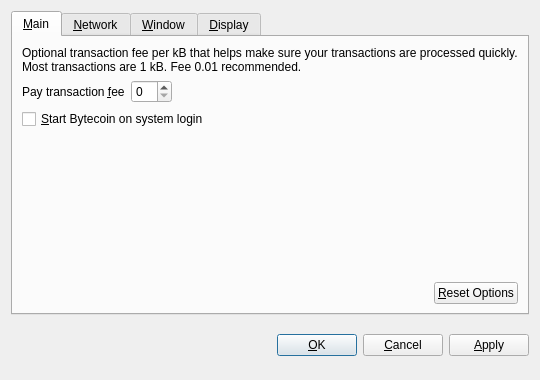
<?xml version="1.0" encoding="UTF-8"?>
<ui version="4.0">
 <class>OptionsDialog</class>
 <widget class="QDialog" name="OptionsDialog">
  <property name="geometry">
   <rect>
    <x>0</x>
    <y>0</y>
    <width>540</width>
    <height>380</height>
   </rect>
  </property>
  <property name="windowTitle">
   <string>Options</string>
  </property>
  <property name="modal">
   <bool>true</bool>
  </property>
  <layout class="QVBoxLayout" name="verticalLayout">
   <item>
    <widget class="QTabWidget" name="tabWidget">
     <property name="tabPosition">
      <enum>QTabWidget::North</enum>
     </property>
     <property name="currentIndex">
      <number>0</number>
     </property>
     <widget class="QWidget" name="tabMain">
      <attribute name="title">
       <string>&amp;Main</string>
      </attribute>
      <layout class="QVBoxLayout" name="verticalLayout_Main">
       <item>
        <widget class="QLabel" name="transactionFeeInfoLabel">
         <property name="text">
          <string>Optional transaction fee per kB that helps make sure your transactions are processed quickly. Most transactions are 1 kB. Fee 0.01 recommended.</string>
         </property>
         <property name="textFormat">
          <enum>Qt::PlainText</enum>
         </property>
         <property name="wordWrap">
          <bool>true</bool>
         </property>
        </widget>
       </item>
       <item>
        <layout class="QHBoxLayout" name="horizontalLayout_1_Main">
         <item>
          <widget class="QLabel" name="transactionFeeLabel">
           <property name="text">
            <string>Pay transaction &amp;fee</string>
           </property>
           <property name="textFormat">
            <enum>Qt::PlainText</enum>
           </property>
           <property name="buddy">
            <cstring>transactionFee</cstring>
           </property>
          </widget>
         </item>
         <item>
          <widget class="BitcoinAmountField" name="transactionFee"/>
         </item>
         <item>
          <spacer name="horizontalSpacer_1_Main">
           <property name="orientation">
            <enum>Qt::Horizontal</enum>
           </property>
           <property name="sizeHint" stdset="0">
            <size>
             <width>40</width>
             <height>20</height>
            </size>
           </property>
          </spacer>
         </item>
        </layout>
       </item>
       <item>
        <widget class="QCheckBox" name="bitcoinAtStartup">
         <property name="toolTip">
          <string>Automatically start Bitcoin after logging in to the system.</string>
         </property>
         <property name="text">
          <string>&amp;Start Bytecoin on system login</string>
         </property>
        </widget>
       </item>
       <item>
        <spacer name="verticalSpacer_Main">
         <property name="orientation">
          <enum>Qt::Vertical</enum>
         </property>
         <property name="sizeHint" stdset="0">
          <size>
           <width>20</width>
           <height>40</height>
          </size>
         </property>
        </spacer>
       </item>
       <item>
        <layout class="QHBoxLayout" name="horizontalLayout_2_Main">
         <item>
          <spacer name="horizontalSpacer_2_Main">
           <property name="orientation">
            <enum>Qt::Horizontal</enum>
           </property>
           <property name="sizeHint" stdset="0">
            <size>
             <width>40</width>
             <height>20</height>
            </size>
           </property>
          </spacer>
         </item>
         <item>
          <widget class="QPushButton" name="resetButton">
           <property name="toolTip">
            <string>Reset all client options to default.</string>
           </property>
           <property name="text">
            <string>&amp;Reset Options</string>
           </property>
           <property name="autoDefault">
            <bool>false</bool>
           </property>
          </widget>
         </item>
        </layout>
       </item>
      </layout>
     </widget>
     <widget class="QWidget" name="tabNetwork">
      <attribute name="title">
       <string>&amp;Network</string>
      </attribute>
      <layout class="QVBoxLayout" name="verticalLayout_Network">
       <item>
        <widget class="QCheckBox" name="mapPortUpnp">
         <property name="toolTip">
          <string>Automatically open the Bitcoin client port on the router. This only works when your router supports UPnP and it is enabled.</string>
         </property>
         <property name="text">
          <string>Map port using &amp;UPnP</string>
         </property>
        </widget>
       </item>
       <item>
        <widget class="QCheckBox" name="connectSocks">
         <property name="toolTip">
          <string>Connect to the Bitcoin network through a SOCKS proxy (e.g. when connecting through Tor).</string>
         </property>
         <property name="text">
          <string>&amp;Connect through SOCKS proxy:</string>
         </property>
        </widget>
       </item>
       <item>
        <layout class="QHBoxLayout" name="horizontalLayout_Network">
         <item>
          <widget class="QLabel" name="proxyIpLabel">
           <property name="text">
            <string>Proxy &amp;IP:</string>
           </property>
           <property name="textFormat">
            <enum>Qt::PlainText</enum>
           </property>
           <property name="buddy">
            <cstring>proxyIp</cstring>
           </property>
          </widget>
         </item>
         <item>
          <widget class="QValidatedLineEdit" name="proxyIp">
           <property name="maximumSize">
            <size>
             <width>140</width>
             <height>16777215</height>
            </size>
           </property>
           <property name="toolTip">
            <string>IP address of the proxy (e.g. 127.0.0.1)</string>
           </property>
          </widget>
         </item>
         <item>
          <widget class="QLabel" name="proxyPortLabel">
           <property name="text">
            <string>&amp;Port:</string>
           </property>
           <property name="textFormat">
            <enum>Qt::PlainText</enum>
           </property>
           <property name="buddy">
            <cstring>proxyPort</cstring>
           </property>
          </widget>
         </item>
         <item>
          <widget class="QLineEdit" name="proxyPort">
           <property name="maximumSize">
            <size>
             <width>55</width>
             <height>16777215</height>
            </size>
           </property>
           <property name="toolTip">
            <string>Port of the proxy (e.g. 9050)</string>
           </property>
          </widget>
         </item>
         <item>
          <widget class="QLabel" name="socksVersionLabel">
           <property name="text">
            <string>SOCKS &amp;Version:</string>
           </property>
           <property name="textFormat">
            <enum>Qt::PlainText</enum>
           </property>
           <property name="buddy">
            <cstring>socksVersion</cstring>
           </property>
          </widget>
         </item>
         <item>
          <widget class="QValueComboBox" name="socksVersion">
           <property name="toolTip">
            <string>SOCKS version of the proxy (e.g. 5)</string>
           </property>
          </widget>
         </item>
         <item>
          <spacer name="horizontalSpacer_Network">
           <property name="orientation">
            <enum>Qt::Horizontal</enum>
           </property>
           <property name="sizeHint" stdset="0">
            <size>
             <width>40</width>
             <height>20</height>
            </size>
           </property>
          </spacer>
         </item>
        </layout>
       </item>
       <item>
        <spacer name="verticalSpacer_Network">
         <property name="orientation">
          <enum>Qt::Vertical</enum>
         </property>
         <property name="sizeHint" stdset="0">
          <size>
           <width>20</width>
           <height>40</height>
          </size>
         </property>
        </spacer>
       </item>
      </layout>
     </widget>
     <widget class="QWidget" name="tabWindow">
      <attribute name="title">
       <string>&amp;Window</string>
      </attribute>
      <layout class="QVBoxLayout" name="verticalLayout_Window">
       <item>
        <widget class="QCheckBox" name="minimizeToTray">
         <property name="toolTip">
          <string>Show only a tray icon after minimizing the window.</string>
         </property>
         <property name="text">
          <string>&amp;Minimize to the tray instead of the taskbar</string>
         </property>
        </widget>
       </item>
       <item>
        <widget class="QCheckBox" name="minimizeOnClose">
         <property name="toolTip">
          <string>Minimize instead of exit the application when the window is closed. When this option is enabled, the application will be closed only after selecting Quit in the menu.</string>
         </property>
         <property name="text">
          <string>M&amp;inimize on close</string>
         </property>
        </widget>
       </item>
       <item>
        <spacer name="verticalSpacer_Window">
         <property name="orientation">
          <enum>Qt::Vertical</enum>
         </property>
         <property name="sizeHint" stdset="0">
          <size>
           <width>20</width>
           <height>40</height>
          </size>
         </property>
        </spacer>
       </item>
      </layout>
     </widget>
     <widget class="QWidget" name="tabDisplay">
      <attribute name="title">
       <string>&amp;Display</string>
      </attribute>
      <layout class="QVBoxLayout" name="verticalLayout_Display">
       <item>
        <layout class="QHBoxLayout" name="horizontalLayout_1_Display">
         <item>
          <widget class="QLabel" name="langLabel">
           <property name="text">
            <string>User Interface &amp;language:</string>
           </property>
           <property name="textFormat">
            <enum>Qt::PlainText</enum>
           </property>
           <property name="buddy">
            <cstring>lang</cstring>
           </property>
          </widget>
         </item>
         <item>
          <widget class="QValueComboBox" name="lang">
           <property name="toolTip">
            <string>The user interface language can be set here. This setting will take effect after restarting Bitcoin.</string>
           </property>
          </widget>
         </item>
        </layout>
       </item>
       <item>
        <layout class="QHBoxLayout" name="horizontalLayout_2_Display">
         <item>
          <widget class="QLabel" name="unitLabel">
           <property name="text">
            <string>&amp;Unit to show amounts in:</string>
           </property>
           <property name="textFormat">
            <enum>Qt::PlainText</enum>
           </property>
           <property name="buddy">
            <cstring>unit</cstring>
           </property>
          </widget>
         </item>
         <item>
          <widget class="QValueComboBox" name="unit">
           <property name="toolTip">
            <string>Choose the default subdivision unit to show in the interface and when sending coins.</string>
           </property>
          </widget>
         </item>
        </layout>
       </item>
       <item>
        <widget class="QCheckBox" name="displayAddresses">
         <property name="toolTip">
          <string>Whether to show Bitcoin addresses in the transaction list or not.</string>
         </property>
         <property name="text">
          <string>&amp;Display addresses in transaction list</string>
         </property>
        </widget>
       </item>
       <item>
        <spacer name="verticalSpacer_Display">
         <property name="orientation">
          <enum>Qt::Vertical</enum>
         </property>
         <property name="sizeHint" stdset="0">
          <size>
           <width>20</width>
           <height>40</height>
          </size>
         </property>
        </spacer>
       </item>
      </layout>
     </widget>
    </widget>
   </item>
   <item>
    <layout class="QHBoxLayout" name="horizontalLayout_Buttons">
     <item>
      <spacer name="horizontalSpacer_1">
       <property name="orientation">
        <enum>Qt::Horizontal</enum>
       </property>
       <property name="sizeHint" stdset="0">
        <size>
         <width>40</width>
         <height>48</height>
        </size>
       </property>
      </spacer>
     </item>
     <item>
      <widget class="QLabel" name="statusLabel">
       <property name="font">
        <font>
         <weight>75</weight>
         <bold>true</bold>
        </font>
       </property>
       <property name="text">
        <string/>
       </property>
       <property name="textFormat">
        <enum>Qt::PlainText</enum>
       </property>
       <property name="wordWrap">
        <bool>true</bool>
       </property>
      </widget>
     </item>
     <item>
      <spacer name="horizontalSpacer_2">
       <property name="orientation">
        <enum>Qt::Horizontal</enum>
       </property>
       <property name="sizeHint" stdset="0">
        <size>
         <width>40</width>
         <height>48</height>
        </size>
       </property>
      </spacer>
     </item>
     <item>
      <widget class="QPushButton" name="okButton">
       <property name="text">
        <string>&amp;OK</string>
       </property>
      </widget>
     </item>
     <item>
      <widget class="QPushButton" name="cancelButton">
       <property name="text">
        <string>&amp;Cancel</string>
       </property>
       <property name="autoDefault">
        <bool>false</bool>
       </property>
      </widget>
     </item>
     <item>
      <widget class="QPushButton" name="applyButton">
       <property name="text">
        <string>&amp;Apply</string>
       </property>
       <property name="autoDefault">
        <bool>false</bool>
       </property>
      </widget>
     </item>
    </layout>
   </item>
  </layout>
 </widget>
 <customwidgets>
  <customwidget>
   <class>BitcoinAmountField</class>
   <extends>QSpinBox</extends>
   <header>bitcoinamountfield.h</header>
  </customwidget>
  <customwidget>
   <class>QValueComboBox</class>
   <extends>QComboBox</extends>
   <header>qvaluecombobox.h</header>
  </customwidget>
  <customwidget>
   <class>QValidatedLineEdit</class>
   <extends>QLineEdit</extends>
   <header>qvalidatedlineedit.h</header>
  </customwidget>
 </customwidgets>
 <resources/>
 <connections/>
</ui>
